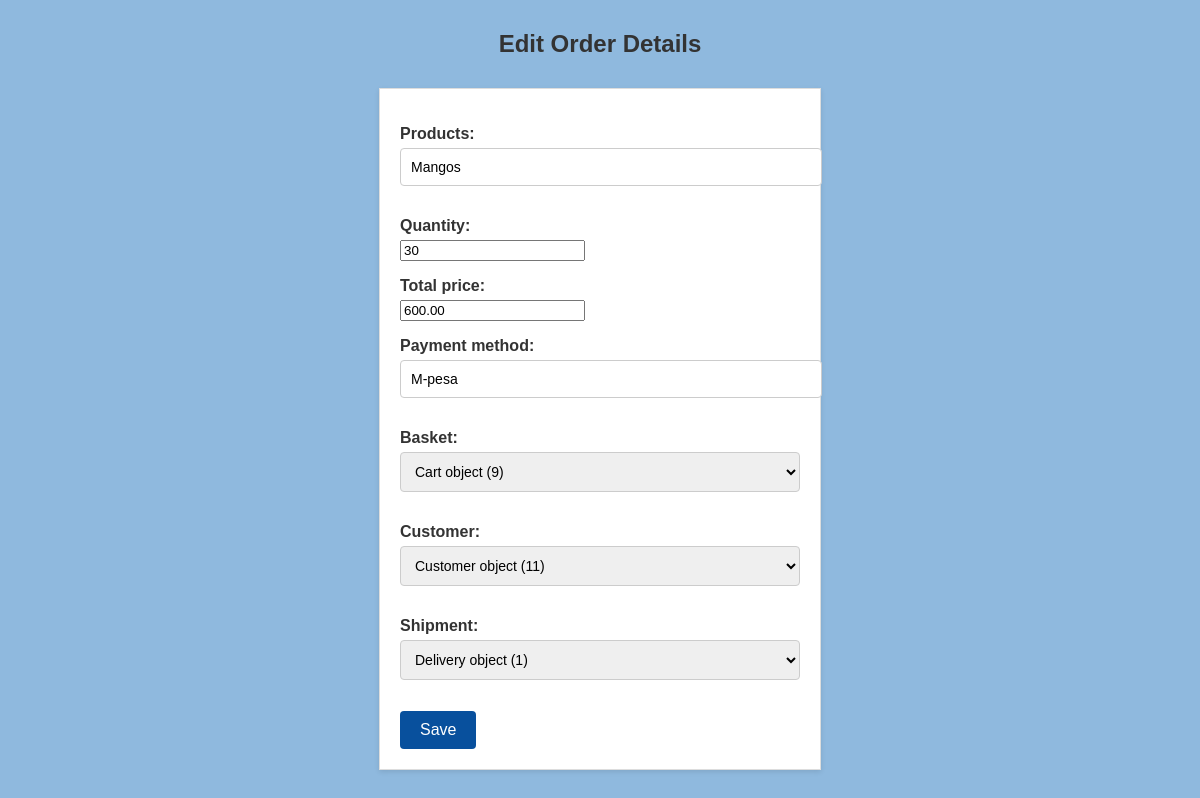
The app's page /order/orders/edit/1 with its own data.
### order/models.py (models this page shows)
class Order(models.Model):
    products = models.CharField(max_length=255)
    quantity = models.IntegerField()
    total_price = models.DecimalField(max_digits=10, decimal_places=2)
    payment_method = models.CharField(max_length=50)
    basket = models.ForeignKey(Cart, null= True, on_delete=models.CASCADE)
    customer = models.ForeignKey(Customer, null=True, on_delete=models.CASCADE)
    shipment = models.ForeignKey(Delivery, null=True, on_delete=models.CASCADE)

### order/views.py (the view)
# urls.py: path("orders/edit/<int:id>", order_update_view, name = "order_update_view"),
def order_update_view(request, id):
    order = Order.objects.get(id=id)
    if request.method == 'POST':
        form = OrderUploadForm(request.POST, instance=order)
        if form.is_valid():
            form.save()
            return redirect("order_detail_view", id=order.id)
    else:
        form =OrderUploadForm(instance=order)
        return render(request, "order/edit_order.html", {'form': form})

### order/forms.py
class OrderUploadForm(forms.ModelForm):
    class Meta:
        model = Order
        fields = "__all__"

### templates/order/edit_order.html (shortened to what this page needs)
<!DOCTYPE html>
<html lang="en">
<head>
</head>
<body>
    <h2 class="edit">Edit Order Details</h2>
    <form method="POST">
        {{form.as_p}}
        <button type="submit">Save</button>
    </form>
</body>
</html>

### templates/order/edit_order.html (style rules this page uses)
body { font-family: Arial, sans-serif; background-color: #8fb9de; color: #333; margin: 0; padding: 0; }
h2 { text-align: center; margin: 30px 0; }
form { max-width: 400px; margin: 0 auto; padding: 20px; border: 1px solid #ddd; background-color: #fff; box-shadow: 0 2px 5px rgba(0, 0, 0, 0.1); }
label { display: block; font-weight: bold; margin-bottom: 5px; }
input[type="text"], input[type="email"], select { width: 100%; padding: 10px; border: 1px solid #ccc; border-radius: 4px; margin-bottom: 15px; font-size: 14px; }
button { background-color: #08509d; color: #fff; padding: 10px 20px; border: none; border-radius: 4px; cursor: pointer; font-size: 16px; transition: background-color 0.3s ease; }

### records on screen
Order: products "Mangos", quantity "30", total_price "600.00", payment_method "M-pesa", basket "Cart object (9)", customer "Customer object (11)", shipment "Delivery object (1)"
